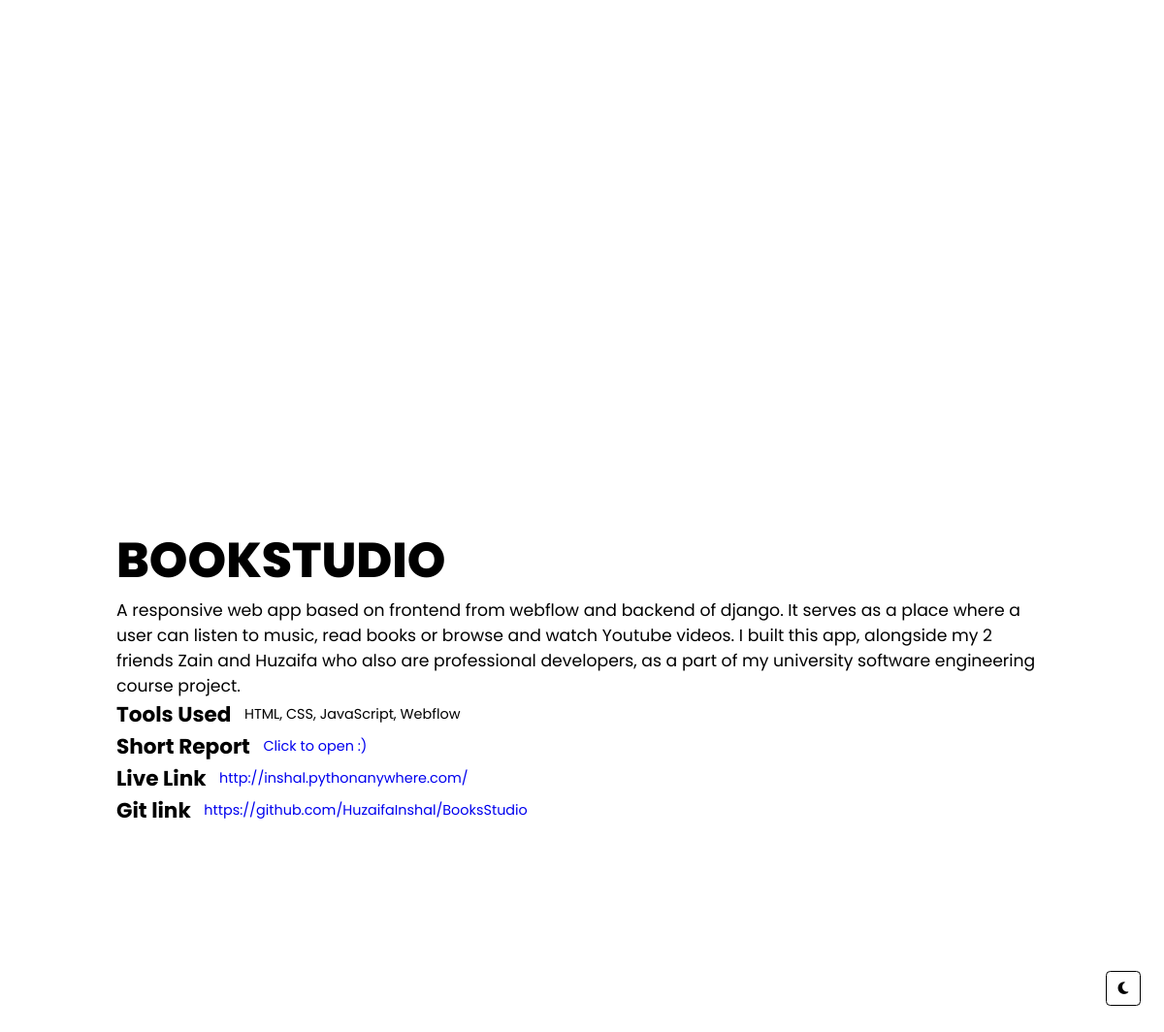
/project/1/, run on the app's committed database.
### main/models.py (models this page shows, shortened)
class Projects(models.Model):
    id = models.AutoField(primary_key=True)
    name = models.CharField(max_length=200)
    description = models.TextField()
    tools = models.TextField()
    tags = models.ManyToManyField(Tags,null=True,related_name='tags')
    image_path = models.ImageField(upload_to='files/images')
    report_path = models.FileField(upload_to='files/report',blank=True)
    priority = models.IntegerField(default=0)
    live_link = models.URLField(null=True,blank=True)
    git_link = models.URLField(null=True,blank=True)
    target = models.TextField(null=True,blank=True,default='web')

### main/views.py (the view)
# urls.py: path('project/<str:pk>/',views.Final,name='final'),
def Final(request,pk):
    final = Projects.objects.get(id=pk)
    context={'final':final}
    return render(request,'third.html',context)

### main/templates/third.html (shortened to what this page needs)
<!DOCTYPE html>
{% load static %}
<html lang="en">
<head>
    <link rel="stylesheet" href="https://cdnjs.cloudflare.com/ajax/libs/font-awesome/6.3.0/css/all.min.css">
    <link rel="stylesheet" href="{% static 'styles/third.css' %}">
</head>
<body onload=zoom()>
    <div id="switch" class="switch" onclick="switchtheme()">
        <i class="fa-solid fa-moon"></i>
      </div>
    <div class="container">
        <div class="imgholder">
        </div>
        <div class="container2">
        <h1 class="h1">{{final.name}}</h1>
        <p class="p1">{{final.description}}</p>
        <div class="flex-row">
            <h2 class="h2">Tools Used</h2>
            <p class="p2">{{final.tools}}</p>
        </div>
        {% if final.report_path %}
        <div class="flex-row">
            <h2 class="h2">Short Report</h2>
            <a style="text-decoration: none;" href="{{final.report_path.url}}" target="_blank" ><p class="p2">Click to open :)</p></a>
        </div>
        {% endif %}
        {% if final.live_link %}
        <div class="flex-row">
            <h2 class="h2">Live Link</h2>
            <a style="text-decoration: none;" href="{{final.live_link}}" target="_blank" ><p class="p2">{{final.live_link}}</p></a>
        </div>
        {% endif %}
        <div class="flex-row">
            {% if final.git_link %}
            <h2 class="h2">Git link</h2>
            <a href="{{final.git_link}}" target="_blank"style="text-decoration: none;"><p class="p2">{{final.git_link}}</p></a>
        </div>
        {% endif %}
        </div>
    </div>
</body>
</html>

### main/static/styles/third.css (style rules this page uses)
* { margin: 0; padding: 0; box-sizing: border-box; font-family: "Poppins" , sans-serif; }
html { scroll-behavior: smooth; }
:root { --fonta: 3.5rem; --fontb: 2.3rem; --fontc:1.2rem; --fontd:0.8rem; --black:#000000; --white:#FFFFFF; --sub: rgb(6, 201, 240); --fonta: 3.5rem; --fontb: 2.3rem; --fontc:1.2rem; --fontd:0.8rem; --suba:var(--black); --subb:var(--black); }
body { background-color: var(--white); }
.switch { position: fixed; bottom: 4%; right: 2%; display: flex; justify-content: center; align-items: center; color: var(--black); border-radius: 5px; border-style: solid; border-width: 2px; border-color: var(--black); cursor: pointer; width: 2.5rem; height: 2.5rem; z-index: 1000; }
.container { background-color: var(--white); color: var(--black); height: 100%; padding-top: 5%; }
.imgholder { height: 50vh; background-color: var(--white); display:flex; justify-content:center; }
.container2 { padding: 10%; }
.h1 { font-size: var(--fonta); font-weight: 800; text-transform: uppercase; }
.p1 { font-size: var(--fontc); }
.flex-row { display: flex; flex-direction: row; gap:15px; align-items: center; }

### data on the page
Projects: name "BOOKSTUDIO", description "A responsive web app based on frontend from webflow and backend of django. It serves as a place where a user can listen to music, read books or browse and watch Youtube videos. I built this app, alongside my 2 friends Zain and Huzaifa who also are professional developers, as a part of my university software engineering course project.", tools "HTML, CSS, JavaScript, Webflow", live_link "http://inshal.pythonanywhere.com/", git_link "https://github.com/HuzaifaInshal/BooksStudio"
